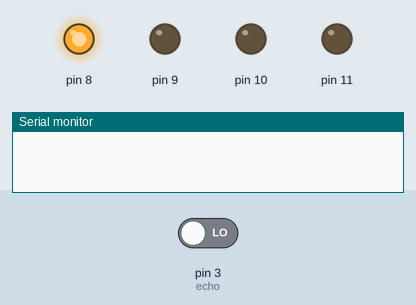
A sketch run on a simulated Arduino Uno, built with avr-gcc and run on an emulated ATmega328P. On the bench: output pins drawn as LEDs (lit = HIGH), the last lines printed to the serial monitor. The test bench sets the inputs (shaded band); at power-on: pin 3 (echo) LOW. Pins used as bus, display or sensor lines are not drawn.

Above: at 0.1 s.
At 1.1 s:
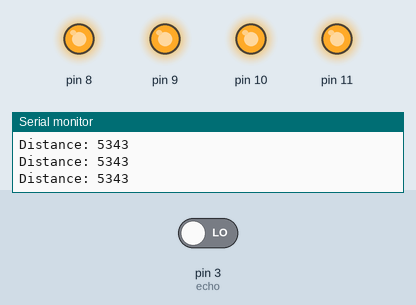
Timing chart, 0 to 2.6 s (numbered marks = the images above):
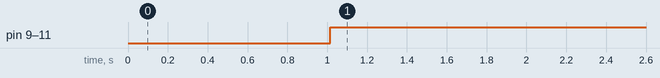

Measured:
- by itself, pin 9–11: LOW → HIGH at 1.0 s

The sketch:

LEDController.ino
```cpp
#define PI 3.1415926535897932384626433832795
const int trig = 2, echo = 3;

long duration, Distanceincm, volume, height;

void setup() {

  Serial.begin(9600);

  pinMode(trig, OUTPUT);

  pinMode(echo, INPUT);

  pinMode(11, OUTPUT);

  pinMode(10, OUTPUT);

  pinMode(9, OUTPUT);

  pinMode(8, OUTPUT);

  digitalWrite(8, HIGH);

}


void loop(){

  digitalWrite(trig, HIGH);

  delay(15);

  digitalWrite(trig, LOW);

  duration = pulseIn(echo, HIGH);

  Distanceincm = (duration/2) / 29.1;

  height = 21 - Distanceincm;

  volume = ((height) * (9*9) * (PI));


  if (Distanceincm < 20) {

    digitalWrite(11, HIGH);
    Serial.print("Distance: ");
    Serial.println(volume);

  }

  else {

    digitalWrite(11, LOW);
    Serial.print("Distance: ");
    Serial.println(volume);

  }

  if (Distanceincm < 15) {

    digitalWrite(10, HIGH);
    Serial.print("Distance: ");
    Serial.println(volume);

  }

  else {

    digitalWrite(10, LOW);
    Serial.print("Distance: ");
    Serial.println(volume);

  }

  if (Distanceincm < 5) {

    digitalWrite(9, HIGH);
     Serial.print("Distance: ");
    Serial.println(volume);

  }

  else {

    digitalWrite(9, LOW);
    Serial.print("Distance: ");
    Serial.println(volume);

  }

}
```
